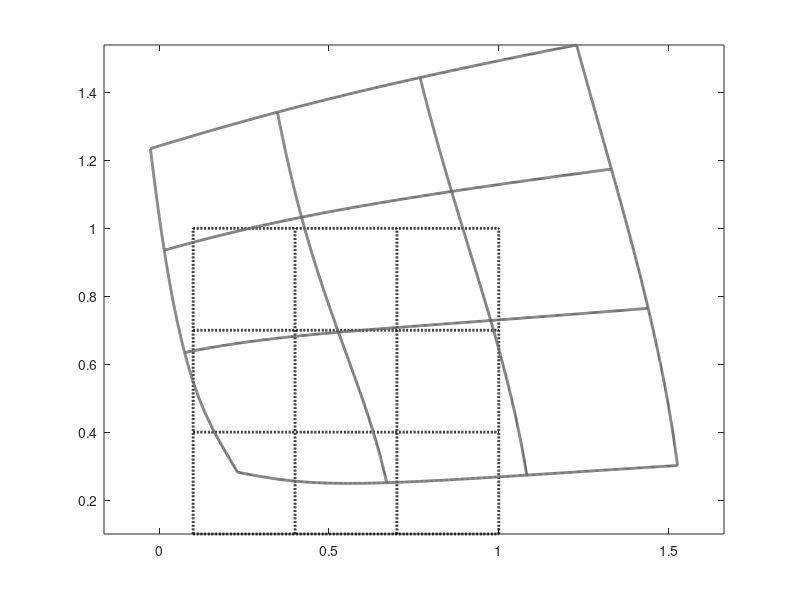

This figure's MATLAB source:
% Problem 3.3

function [] = kinematics03()

% Define some lines for plotting
dis = 500;
c1 = [ 0.1+0*ones(dis,1) linspace(0.1,1,dis)'];
c2 = [ .4*ones(dis,1) linspace(0.1,1,dis)'];
c3 = [ .7*ones(dis,1) linspace(0.1,1,dis)'];
c4 = [ 1.0*ones(dis,1) linspace(0.1,1,dis)'];

c5 =  [ linspace(0.1,1,dis)'   0.1+0*ones(dis,1) ];
c6 =  [ linspace(0.1,1,dis)'   0.4*ones(dis,1) ];
c7 =  [ linspace(0.1,1,dis)'   0.7*ones(dis,1) ];
c8 =  [ linspace(0.1,1,dis)'   1*ones(dis,1) ];

plot(c1(:,1),c1(:,2),'k:','Linewidth',2); hold on
plot(c2(:,1),c2(:,2),'k:','Linewidth',2); 
plot(c3(:,1),c3(:,2),'k:','Linewidth',2); 
plot(c4(:,1),c4(:,2),'k:','Linewidth',2); 
plot(c5(:,1),c5(:,2),'k:','Linewidth',2); 
plot(c6(:,1),c6(:,2),'k:','Linewidth',2); 
plot(c7(:,1),c7(:,2),'k:','Linewidth',2); 
plot(c8(:,1),c8(:,2),'k:','Linewidth',2); 

% Set aspect ratio
axis equal

% Get polar coordinates
rt1 = getrt53(c1); 
rt2 = getrt53(c2);
rt3 = getrt53(c3);
rt4 = getrt53(c4);
rt5 = getrt53(c5);
rt6 = getrt53(c6);
rt7 = getrt53(c7);
rt8 = getrt53(c8);

%Add motion to XY's and replot
xy1 = addm53(c1,rt1);
xy2 = addm53(c2,rt2);
xy3 = addm53(c3,rt3);
xy4 = addm53(c4,rt4);
xy5 = addm53(c5,rt5);
xy6 = addm53(c6,rt6);
xy7 = addm53(c7,rt7);
xy8 = addm53(c8,rt8);

% Replot figure in gray
gray = [0.4, 0.4, 0.4];
plot(xy1(:,1),xy1(:,2),'-','Color',gray,'Linewidth',2); 
plot(xy2(:,1),xy2(:,2),'-','Color',gray,'Linewidth',2); 
plot(xy3(:,1),xy3(:,2),'-','Color',gray,'Linewidth',2); 
plot(xy4(:,1),xy4(:,2),'-','Color',gray,'Linewidth',2); 
plot(xy5(:,1),xy5(:,2),'-','Color',gray,'Linewidth',2); 
plot(xy6(:,1),xy6(:,2),'-','Color',gray,'Linewidth',2);
plot(xy7(:,1),xy7(:,2),'-','Color',gray,'Linewidth',2);
plot(xy8(:,1),xy8(:,2),'-','Color',gray,'Linewidth',2); 
axis equal

function rt = getrt53(c)
% Get (r,theta) from (x,y)
 rt(:,1) = sqrt( c(:,1).^2 + c(:,2).^2 );
 rt(:,2) = atan2(c(:,2),c(:,1));

function [xy] = addm53(c,rt)
% Add motion
scale = 0.2; 

 xy(:,1) =  c(:,1) +( exp(c(:,1)).*cos(rt(:,2)) - ...
             log(1+c(:,1)+c(:,2)).*sin(rt(:,2)))*scale;
 xy(:,2) =  c(:,2) +( exp(c(:,1)).*sin(rt(:,2)) + ...
             log(1+c(:,1)+c(:,2)).*cos(rt(:,2)))*scale;
